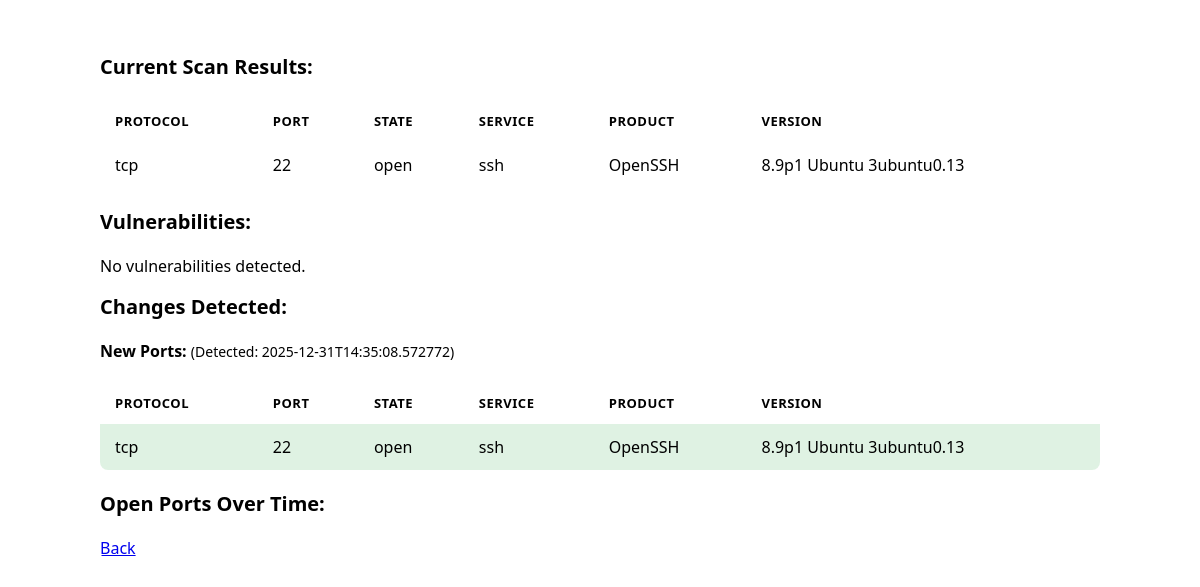
The app's page /report/10.1.1.108 with its own data.
### tables this page shows
CREATE TABLE scans (
                        id INTEGER PRIMARY KEY,
                        ip TEXT,
                        protocol TEXT,
                        port INTEGER,
                        state TEXT,
                        service TEXT,
                        product TEXT,
                        version TEXT,
                        scan_date TEXT);

### app.py (the view)
@app.route('/report/<ip>')
def generate_asset_report(ip):
    try:
        if not validate_ip(ip):
            logger.warning(f"Invalid IP address for report: {ip}")
            return render_template('report.html', ip=ip, error="Invalid IP address format.")
        scan_results, changes, vulnerabilities = vuln_scan.generate_report_from_existing(ip)
        generate_report_plot(ip)
        return render_template('report.html', ip=ip, scan_results=scan_results, changes=changes, vulnerabilities=vulnerabilities)
    except ScanError as e:
        logger.error(f"Report generation error for {ip}: {e}")
        return render_template('report.html', ip=ip, error=str(e))
    except Exception as e:
        logger.error(f"Unexpected error generating report for {ip}: {e}")
        return render_template('report.html', ip=ip, error="An unexpected error occurred generating the report.")

### vuln_scan.py (called while the page is built)
def validate_ip(ip):
    try:
        ipaddress.ip_address(ip)
        return True
    except ValueError:
        return False

### templates/report.html (shortened to what this page needs)
<!DOCTYPE html>
<html>
<head>
    <link rel="stylesheet" type="text/css" href="{{ url_for('static', filename='style.css') }}">
</head>
<body>
    <div class="container">
        <h1>Scan Report for {{ ip }}</h1>
        {% if error %}
            <div class="error">
                <p><strong>Error:</strong> {{ error }}</p>
            </div>
        {% elif scan_results is not none %}
            <h2>Current Scan Results:</h2>
            {% if scan_results %}
                <table>
                    <tr>
                        <th>Protocol</th>
                        <th>Port</th>
                        <th>State</th>
                        <th>Service</th>
                        <th>Product</th>
                        <th>Version</th>
                    </tr>
                    {% for result in scan_results %}
                        <tr>
                            <td>{{ result[0] }}</td>
                            <td>{{ result[1] }}</td>
                            <td>{{ result[2] }}</td>
                            <td>{{ result[3] }}</td>
                            <td>{{ result[4] }}</td>
                            <td>{{ result[5] }}</td>
                        </tr>
                    {% endfor %}
                </table>
            {% else %}
                <p>No open ports found.</p>
            {% endif %}
            <h2>Vulnerabilities:</h2>
            {% if vulnerabilities %}
                <table>
                    <tr>
                        <th>Severity</th>
                        <th>CVE ID</th>
                        <th>Vulnerability</th>
                        <th>Port</th>
                        <th>CVSS Score</th>
                        <th>Description</th>
                    </tr>
                    {% for vuln in vulnerabilities %}
                        <tr class="vuln-{{ vuln.severity|lower }}">
                            <td><span class="severity-badge {{ vuln.severity|lower }}">{{ vuln.severity|upper }}</span></td>
                            <td>{{ vuln.vuln_id }}</td>
                            <td>{{ vuln.vuln_name }}</td>
                            <td>{{ vuln.port }}/{{ vuln.protocol }}</td>
                            <td>{{ vuln.cvss_score if vuln.cvss_score else 'N/A' }}</td>
                            <td>{{ vuln.description[:100] }}{% if vuln.description|length > 100 %}...{% endif %}</td>
                        </tr>
                    {% endfor %}
                </table>
            {% else %}
                <p>No vulnerabilities detected.</p>
            {% endif %}
            <h2>Changes Detected:</h2>
            {% if changes and (changes.added or changes.removed or changes.changed) %}
                {% if changes.added %}
                    <h3>New Ports:{% if changes.latest_date %} <span style="font-weight: normal; font-size: 14px;">(Detected: {{ changes.latest_date }})</span>{% endif %}</h3>
                    <table>
                        <tr>
                            <th>Protocol</th>
                            <th>Port</th>
                            <th>State</th>
                            <th>Service</th>
                            <th>Product</th>
                            <th>Version</th>
                        </tr>
                        {% for port in changes.added %}
                            <tr class="added">
                                <td>{{ port[0] }}</td>
                                <td>{{ port[1] }}</td>
                                <td>{{ port[2] }}</td>
                                <td>{{ port[3] }}</td>
                                <td>{{ port[4] }}</td>
                                <td>{{ port[5] }}</td>
                            </tr>
                        {% endfor %}
                    </table>
                {% endif %}
            {% else %}
                <p>No changes detected.</p>
            {% endif %}
            <h2>Open Ports Over Time:</h2>
        {% else %}
            <p>No scan results available.</p>
        {% endif %}
        <a href="{{ url_for('index') }}">Back</a>
    </div>
</body>
</html>

### static/style.css (style rules this page uses)
* { box-sizing: border-box; }
body { font-family: var(--font-family, 'Segoe UI', Arial, sans-serif); background-color: var(--bg-primary); color: var(--text-primary); margin: 0; padding: 20px; transition: background-color 0.3s ease, color 0.3s ease; }
.container { max-width: 1000px; margin: 0 auto; background-color: var(--bg-secondary); padding: 0; box-shadow: 0 0 20px var(--shadow-color); border-radius: 8px; border: 1px solid var(--border-color); overflow: hidden; }
h1 { margin: 0; color: #ffffff; font-size: 24px; font-weight: 600; }
h2 { color: var(--text-primary); margin-top: 0; margin-bottom: 20px; font-size: 20px; }
h3 { margin-top: 20px; color: var(--text-primary); font-size: 16px; }
table { width: 100%; border-collapse: collapse; margin: 20px 0; background-color: var(--bg-secondary); border-radius: 8px; overflow: hidden; }
th, td { padding: 12px 15px; text-align: left; border-bottom: 1px solid var(--border-light); }
th { background-color: var(--table-header-bg); font-weight: 600; color: var(--text-primary); font-size: 13px; text-transform: uppercase; letter-spacing: 0.5px; }
td { color: var(--text-secondary); }
tr:last-child td { border-bottom: none; }
tr.added { background-color: rgba(40, 167, 69, 0.15); }

### records on screen
scans: protocol "tcp", port "22", state "open", service "ssh", product "OpenSSH", version "8.9p1 Ubuntu 3ubuntu0.13"

### other values on screen
{{ changes.latest_date }} "2025-12-31T14:35:08.572772"
